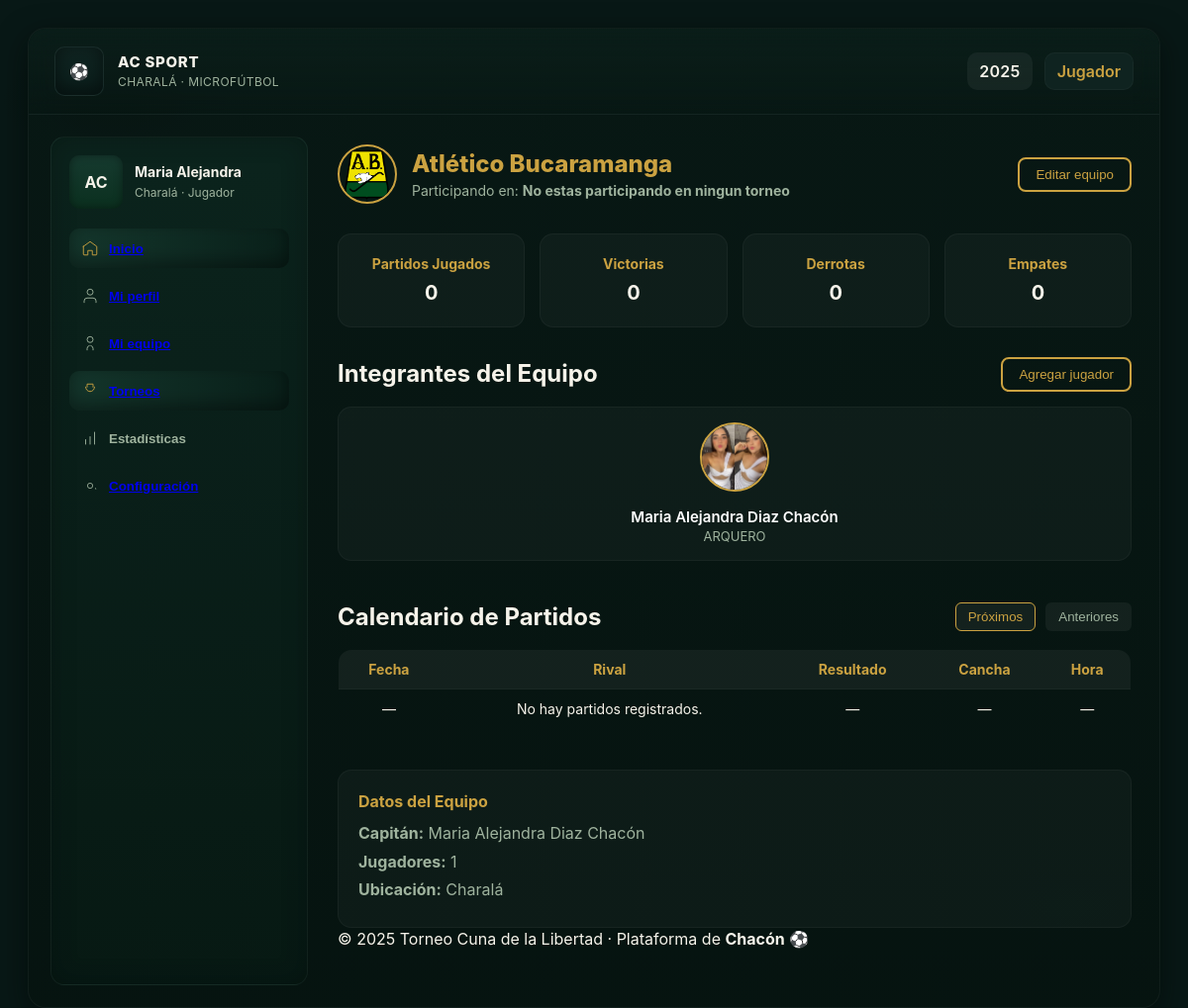
The page /mi-equipo/ (signed in) on the database its author committed.
### usuarios/models.py (models this page shows)
class Usuario(AbstractUser):
    foto = models.ImageField(upload_to="foto_perfil")
    fecha_nacimiento = models.DateField(null=True)
    documento = models.CharField(max_length=100,choices=[
        ("C.C","Cédula de ciudadania"),
        ("P.S","Pasaporte"),
        ("T.I","Tarjeta de identidad")],default="C.C")
    num_document = models.CharField(max_length=15,unique=True)
    celular = models.CharField(max_length=10,unique=True)
    equipos = models.ForeignKey(Equipo,on_delete=models.SET_NULL,null=True,blank=True,related_name='jugadores')
    posicion = models.CharField(max_length=50,
                                choices=[("arquero","ARQUERO"),("cierre","CIERRE"),("ala","ALA"),("pívot","PIVOT")],
                                blank=True,null=True)
    numero_camisa = models.PositiveIntegerField(null=True)
    class Meta:
        verbose_name = "Usuario"
        verbose_name_plural = "Usuarios"
    def __str__(self):
        return self.get_full_name()

### Torneo/models.py (models this page shows, shortened)
class Equipo(models.Model):
    escudo = models.ImageField(upload_to="escudo_equipo",blank=False,null=False)
    nombre = models.CharField(max_length=50,unique=True)
    fecha_creacion = models.DateField(auto_now_add=True)
    fecha_update = models.DateTimeField(auto_now=True)
    municipio = models.CharField(max_length=50,help_text="Municipio del equipo",blank=False,null=False)
    capitan = models.OneToOneField("usuarios.Usuario",on_delete=models.SET_NULL, null=True,blank=True)
    activo = models.BooleanField(default=True)
    class Meta:
        verbose_name = "Equipo"
        verbose_name_plural = "Equipos"

### miequipo/views.py (the view)
# urls.py: path("",views.MiEquipo.as_view(),name="miequipo")
class MiEquipo(LoginRequiredMixin,TemplateView):
    template_name = "miequipo/miequipo.html"
    def get_context_data(self, **kwargs):
        try:
            context = super().get_context_data(**kwargs)
            if self.request.user.equipo:
                equipo = Equipo.objects.filter(jugadores__pk = self.request.user.pk).first()
                context["equipo"] = equipo
                context["jugadores"] = equipo.jugadores.count()
            else:
                context["jugadores"] = 0
        except Equipo.DoesNotExist:
            context["jugadores"] = 0
        return context

### miequipo/templates/miequipo/miequipo.html
{% extends 'plataforma.html' %}
{% load static %}
{% block content %}
<link rel="stylesheet" href="{% static 'css/miequipo.css' %}">
<main class="app-main">
    <section class="equipo-header">
        <div class="equipo-info">
            <img src="{{equipo.escudo.url}}" alt="Logo equipo" class="equipo-logo">
            <div>
                <h1 class="equipo-nombre"> {{equipo.nombre}} </h1>
                <p class="equipo-torneo">Participando en: <strong> {{request.user.inscripcion.torneo.nombre|default:"No estas participando en ningun torneo"}} </strong></p>
            </div>
        </div>
        <button class="btn-accion">Editar equipo</button>
    </section>
    <section class="equipo-stats">
        <div class="stat-card">
            <h3>Partidos Jugados</h3>
            <p>0</p>
        </div>
        <div class="stat-card">
            <h3>Victorias</h3>
            <p>0</p>
        </div>
        <div class="stat-card">
            <h3>Derrotas</h3>
            <p>0</p>
        </div>
        <div class="stat-card">
            <h3>Empates</h3>
            <p>0</p>
        </div>
    </section>
    <section class="equipo-integrantes">
        <div class="integrantes-header">
            <h2>Integrantes del Equipo</h2>
            {% if request.user == equipo.capitan %}
            <button class="btn-accion">Agregar jugador</button>
            {% endif %}
        </div>
        <div class="integrantes-grid">
            {% for jugador in equipo.jugadores.all %}
            <div class="jugador-card">
                <img src="{{jugador.foto.url}}" alt="Jugador" class="jugador-foto">
                <h3 class="jugador-nombre"> {{jugador.get_full_name}} </h3>
                <p class="jugador-posicion"> {{jugador.get_posicion_display}} </p>
            </div>
            {% empty %}
            <p class="sin-jugadores">Aún no hay jugadores registrados en el equipo.</p>
            {% endfor %}
        </div>
    </section>
    <section class="equipo-partidos">
        <div class="partidos-header">
            <h2>Calendario de Partidos</h2>
            <div class="filtros">
                <button class="filtro activo" data-filter="proximos">Próximos</button>
                <button class="filtro" data-filter="anteriores">Anteriores</button>
            </div>
        </div>
        <table class="tabla-partidos">
            <thead>
                <tr>
                    <th>Fecha</th>
                    <th>Rival</th>
                    <th>Resultado</th>
                    <th>Cancha</th>
                    <th>Hora</th>
                </tr>
            </thead>
            <tbody>
                <tr>
                    <td>—</td>
                    <td>No hay partidos registrados.</td>
                    <td>—</td>
                    <td>—</td>
                    <td>—</td>
                </tr>
            </tbody>
        </table>
    </section>
    <section class="equipo-lateral">
        <h2>Datos del Equipo</h2>
        <ul>
            <li><strong>Capitán:</strong> {{ equipo.capitan|default:"Sin asignar" }}</li>
            <li><strong>Jugadores:</strong> {{jugadores}} </li>
            <li><strong>Ubicación:</strong> {{equipo.municipio|default:"You are not inscribed in any team"}} </li>
        </ul>
    </section>
    <footer class="inicio-footer">
        © 2025 Torneo Cuna de la Libertad · Plataforma de <strong>Chacón</strong> ⚽
    </footer>
</main>
{% endblock %}

### templates/plataforma.html (shortened to what this page needs)
<!doctype html>
<html lang="es">
<head>
    {% load static %}
    <link rel="stylesheet" href="{% static 'css/plataforma.css' %}">
</head>
<body>
    <div id="app">
        <div class="card" role="application" aria-label="Plataforma Torneo Charalá">
            {% include 'header.html' %}
            <div class="layout">
                {% include 'sidebar.html' %}
                {% block content %}
                {% endblock %}
            </div>
        </div>
    </div>
</body>
</html>

### templates/header.html
<header class="app-header">
    <div class="brand">
        <div class="logo" aria-hidden="true">⚽</div>
        <div>
            <div class="title"> AC SPORT </div>
            <div class="subtitle">CHARALÁ · MICROFÚTBOL</div>
        </div>
    </div>
    <div class="header-right">
        <div class="year-badge" aria-hidden="true">2025</div>
        <div class="role-btn">Jugador</div>
    </div>
</header>

### templates/sidebar.html (shortened to what this page needs)
<nav class="sidebar" aria-label="Navegación principal">
    <div class="user-row">
        <div class="avatar"> AC </div>
        <div class="user-info">
            <div class="name"> {{request.user.first_name}} </div>
            <div class="meta"> {{request.user.equipos.municipio}} · Jugador</div>
        </div>
    </div>
    <div class="menu" role="menu" aria-label="Menú">
        <button class="active" role="menuitem" aria-current="page">
            <svg width="18" height="18" viewBox="0 0 24 24" fill="none" style="opacity:.95">
                <path d="M3 9.5L12 3l9 6.5V20a1 1 0 0 1-1 1h-5v-6H9v6H4a1 1 0 0 1-1-1V9.5z" stroke="currentColor"
                    stroke-width="1.3" stroke-linecap="round" stroke-linejoin="round" />
            </svg>
            <span> <a href="{% url 'Home:plataforma_inicio' %}"> Inicio </a> </span>
        </button>
        <button role="menuitem">
            <svg width="18" height="18" viewBox="0 0 24 24" fill="none" style="opacity:.95">
                <path d="M20 21v-2a4 4 0 0 0-4-4H8a4 4 0 0 0-4 4v2" stroke="currentColor" stroke-width="1.3"
                    stroke-linecap="round" stroke-linejoin="round" />
                <circle cx="12" cy="7" r="4" stroke="currentColor" stroke-width="1.3" />
            </svg>
            <span> <a href="{% url 'usuario:miperfil' %}"> Mi perfil </a>  </span>
        </button>
        <button role="menuitem">
            <span> <a href="{% url 'miequipo:miequipo' %}"> Mi equipo </a> </span>
        </button>
        <button class="active" role="menuitem">
            <svg width="18" height="18" viewBox="0 0 24 24" fill="none" style="opacity:.95">
                <path d="M8 7V3h8v4" stroke="currentColor" stroke-width="1.3" stroke-linecap="round"
                    stroke-linejoin="round" />
                <path d="M18 7a6 6 0 0 1-12 0" stroke="currentColor" stroke-width="1.3" stroke-linecap="round"
                    stroke-linejoin="round" />
            </svg>
            <span> <a href="{% url 'torneo:torneo' %}">Torneos</a> </span>
        </button>
        <button role="menuitem">
            <span>Estadísticas</span>
        </button>
        <button role="menuitem">
            <svg width="18" height="18" viewBox="0 0 24 24" fill="none" style="opacity:.95">
                <path d="M12 15.5A3.5 3.5 0 1 0 12 8.5a3.5 3.5 0 0 0 0 7z" stroke="currentColor"
                    stroke-width="1.2" />
                <path d="M19.4 15a1.65 1.65 0 0 0 .33 1.82" stroke="currentColor" stroke-width="1.2" />
            </svg>
            <span> <a href="{% url 'configuracion:configuracion' %}">Configuración</a> </span>
        </button>
    </div>
</nav>

### static/css/plataforma.css (style rules this page uses)
:root { --bg: #081816; --panel: #0f2320; --panel-2: #0b201d; --accent: #cba241; --text: #f6f3ea; --muted: #9fb39e; --card-bg: linear-gradient(180deg, rgba(10, 36, 30, 0.95), rgba(6, 24, 20, 0.95)); --glass: rgba(255, 255, 255, 0.03); --radius: 14px; --shadow: 0 10px 30px rgba(3, 8, 6, 0.6); --transition: all 0.25s ease; font-family: 'Inter', system-ui, -apple-system, "Segoe UI", Roboto, "Helvetica Neue", Arial; }
* { box-sizing: border-box; margin: 0; padding: 0; }
html, body, #app { height: 100%; }
body { background: radial-gradient(1200px 600px at 10% 10%, rgba(4, 18, 15, 0.7), transparent 10%), radial-gradient(900px 400px at 90% 90%, rgba(6, 28, 23, 0.6), transparent 10%), var(--bg); color: var(--text); -webkit-font-smoothing: antialiased; -moz-osx-font-smoothing: grayscale; line-height: 1.4; padding: 28px; }
.card { max-width: 1200px; margin: 0 auto; background: linear-gradient(180deg, rgba(9, 24, 20, 0.65), rgba(6, 18, 14, 0.65)); border-radius: 18px; overflow: hidden; box-shadow: var(--shadow); border: 1px solid rgba(255, 255, 255, 0.04); transition: var(--transition); }
header.app-header { display: flex; align-items: center; justify-content: space-between; gap: 20px; padding: 18px 26px; border-bottom: 1px solid rgba(255, 255, 255, 0.04); background: linear-gradient(180deg, rgba(16, 40, 35, 0.35), rgba(11, 30, 26, 0.06)); backdrop-filter: blur(10px); }
.brand { display: flex; align-items: center; gap: 14px; }
.brand .logo { width: 50px; height: 50px; border-radius: 10px; background: linear-gradient(180deg, var(--panel), var(--panel-2)); display: flex; align-items: center; justify-content: center; font-weight: 700; color: var(--accent); box-shadow: inset 0 -6px 18px rgba(0, 0, 0, 0.5); border: 1px solid rgba(255, 255, 255, 0.05); transition: var(--transition); }
.brand .title { font-size: 15px; font-weight: 800; letter-spacing: 0.7px; }
.brand .subtitle { font-size: 12px; color: var(--muted); margin-top: 2px; letter-spacing: 0.4px; }
.header-right { display: flex; align-items: center; gap: 12px; }
.year-badge { padding: 8px 12px; border-radius: 10px; background: rgba(255, 255, 255, 0.05); font-weight: 600; letter-spacing: 0.3px; }
.role-btn { padding: 7px 12px; border-radius: 10px; background: var(--panel); border: 1px solid rgba(255, 255, 255, 0.03); cursor: default; color: var(--accent); font-weight: 600; }
.layout { display: grid; grid-template-columns: 260px 1fr; gap: 24px; padding: 22px; }
nav.sidebar { background: linear-gradient(180deg, rgba(14, 42, 34, 0.65), rgba(8, 28, 22, 0.65)); border-radius: var(--radius); padding: 18px; min-height: 520px; border: 1px solid rgba(255, 255, 255, 0.04); box-shadow: inset 0 0 25px rgba(0, 0, 0, 0.25); transition: var(--transition); }
.user-row { display: flex; align-items: center; gap: 12px; margin-bottom: 20px; }
.avatar { width: 54px; height: 54px; border-radius: 10px; background: linear-gradient(180deg, #163a2f, #0b301f); display: flex; align-items: center; justify-content: center; font-weight: 700; color: var(--text); box-shadow: inset 0 0 10px rgba(0, 0, 0, 0.4); }
.user-info { font-size: 14px; }
.user-info .name { font-weight: 700; }
.user-info .meta { font-size: 12px; color: var(--muted); margin-top: 4px; }
.menu { margin-top: 4px; display: flex; flex-direction: column; gap: 8px; }
.menu button { display: flex; align-items: center; gap: 10px; padding: 11px 12px; border-radius: 10px; border: none; background: transparent; color: var(--muted); font-weight: 600; cursor: pointer; transition: var(--transition); }
.menu button.active { background: linear-gradient(90deg, rgba(22, 58, 47, 0.85), rgba(8, 30, 24, 0.3)); color: var(--accent); box-shadow: inset 0 -6px 18px rgba(0, 0, 0, 0.4); }
main.app-main { padding: 8px 6px 36px 6px; }

### rows shown on the page
Usuario: user.first_name "Maria Alejandra", user.equipos.municipio "Charalá", foto (picture), get_full_name "Maria Alejandra Diaz Chacón", posicion "ARQUERO"
Equipo: escudo (picture), nombre "Atlético Bucaramanga", capitan "Maria Alejandra Diaz Chacón", municipio "Charalá"

### other values the page prints
{{ jugadores }} "1"
